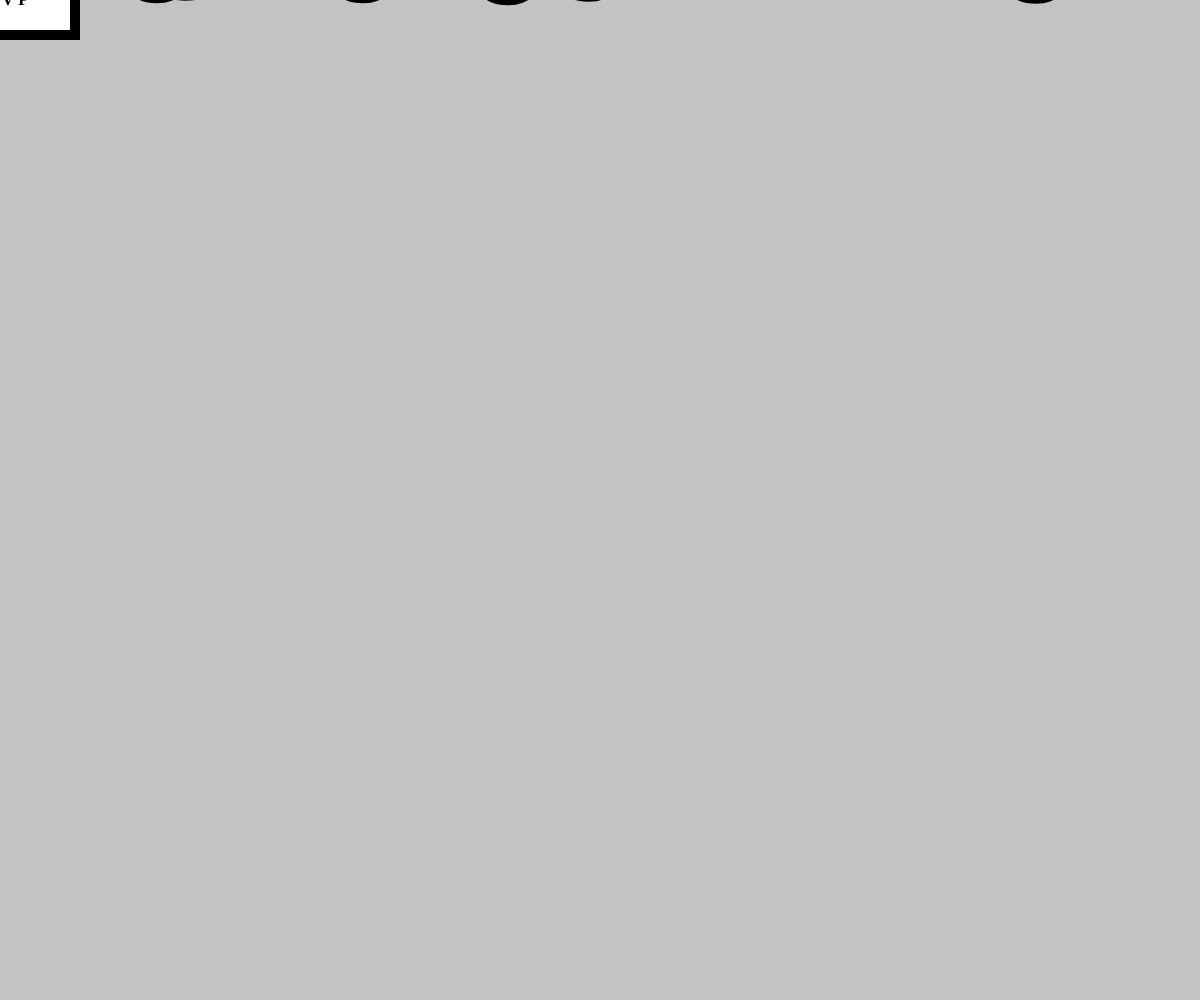
Frame 1 (no input)
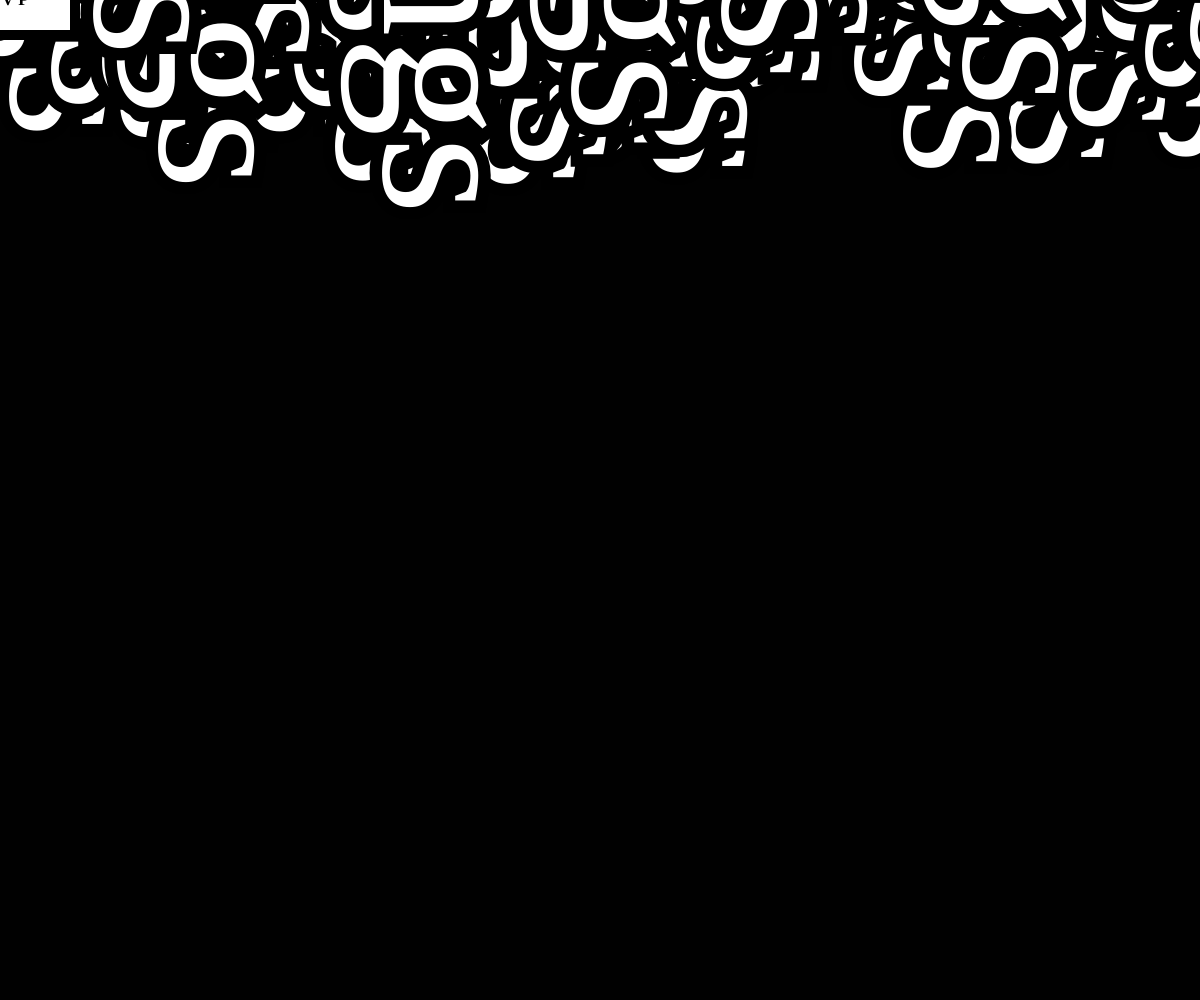
Frame 60 (no input)
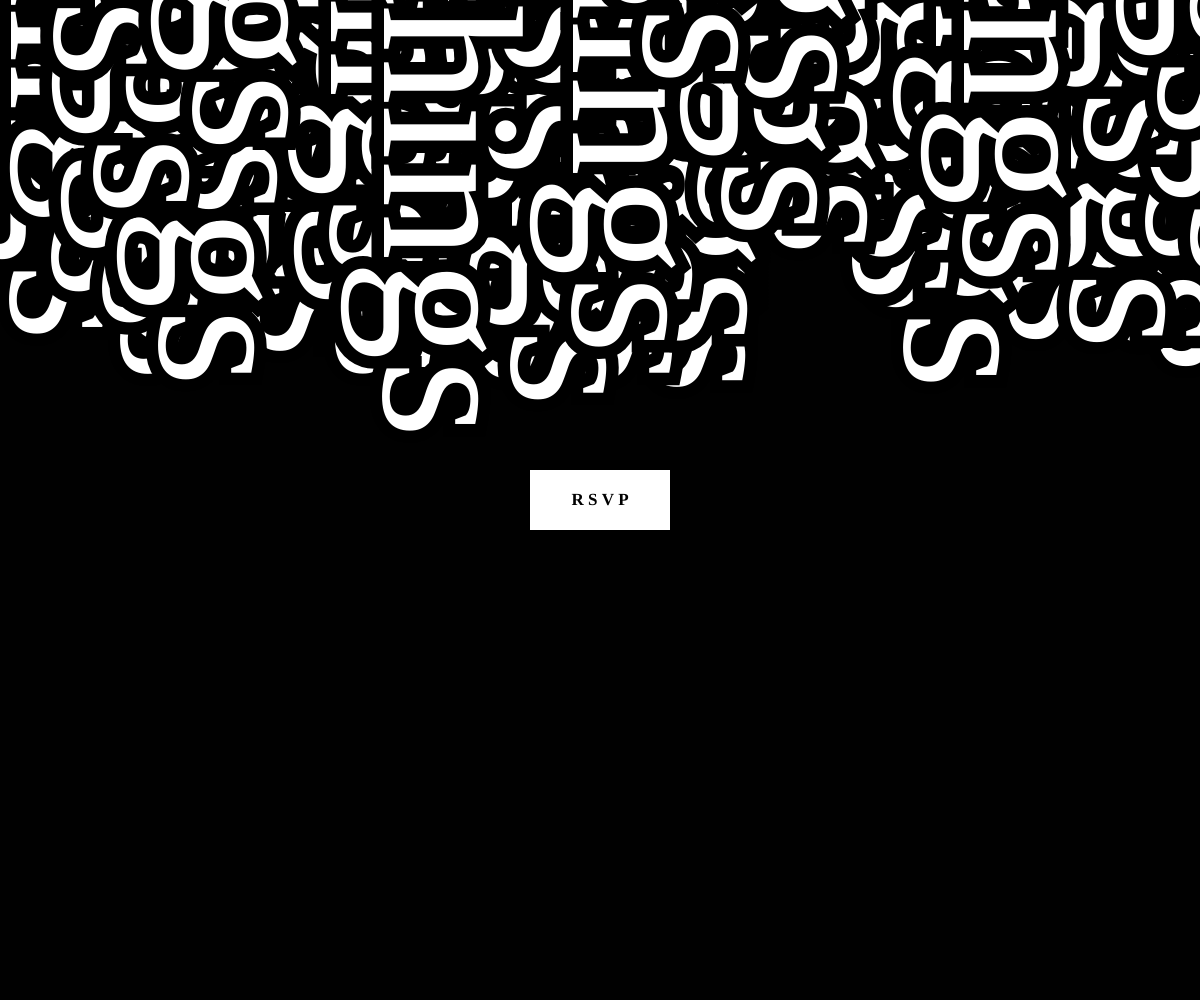
Frame 120 (the mouse pressed at the canvas centre since frame 60)

The p5.js sketch that drew these frames (run headless with seeded random() and noise() and a simulated clock; from frame 60 on, the mouse is pressed at the canvas centre):

// p5.js sketch
// ── sketch.js
rains = []
angle = 0

function setup() {
  createCanvas(windowWidth, windowHeight);
  angleMode(DEGREES);

  for (var i = 0; i < 300; i++){
    rains[i] = new Rain();
  }
}

function draw() {
  background(0, 60);
  for (var i = 0; i < rains.length; i++){
    rains[i].show();
    rains[i].fall();
  }

  //RSVP Button
  push();
  strokeWeight(10);
  stroke(0);
  fill(255)
  rectMode(CENTER);
  rect(mouseX, mouseY, 150, 70);
  pop();


  push();
  fill(0);
  textAlign(CENTER);
  textSize(17);
  textStyle(BOLD);
  textFont('IBM Plex Mono');
  text('R S V P', mouseX, mouseY+5);
  pop();



}

// ── rain.js
class Rain {
  constructor(x, y, yspeed){
    this.x = random(-width);
    this.y = random(-height);
    this.yspeed = random(2,4);
  }

  fall(){
    this.y += this.yspeed;

    if (this.y > height + 500){
      this.y = random(-height);
    }
  }

  show(){
    push();
    fill(255);
    rotate(90);
    textSize(200);
    textAlign(RIGHT);

    stroke(0);
    strokeWeight(25);
    textFont('IBM Plex Mono');
    text('look at all these things', this.y, this.x);
    // line(this.x, this.y, this.x, this.y + 10)
    pop();
  }


}
